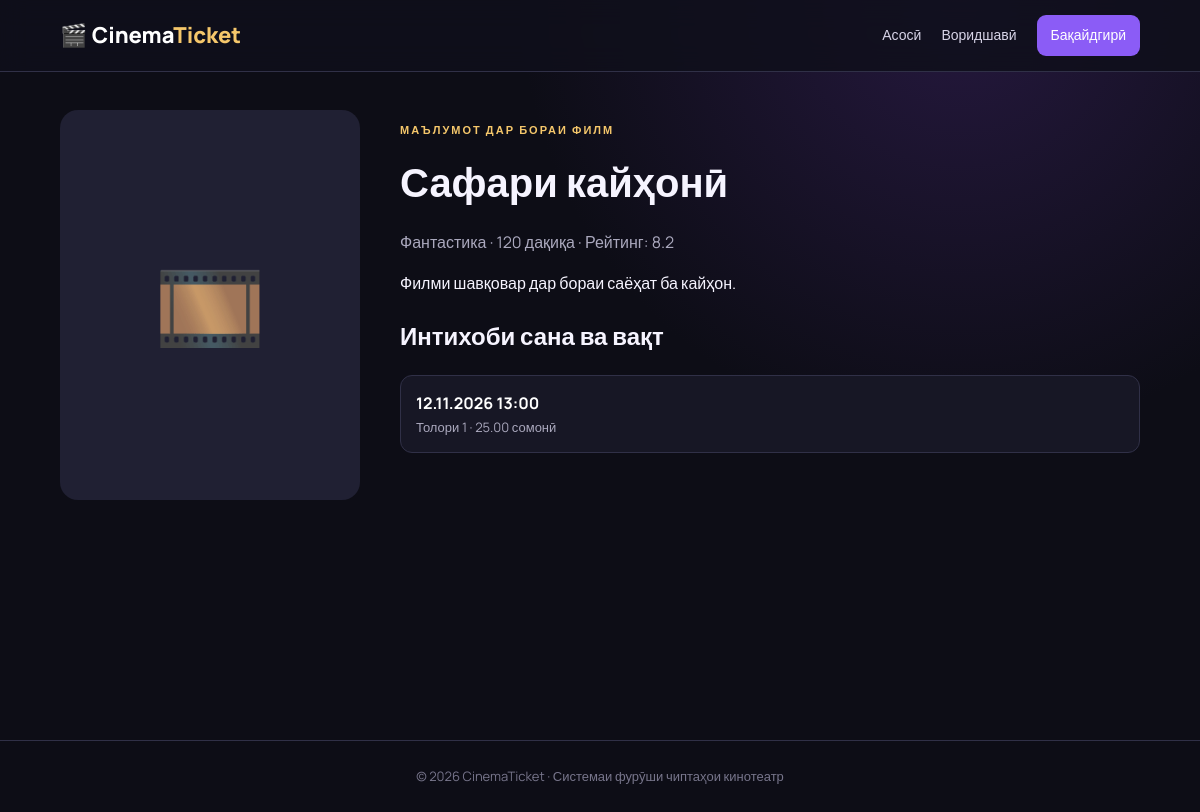
The page /movie.php?id=1 on the database its author committed.
### tables this page shows
CREATE TABLE movies (
 id INT AUTO_INCREMENT PRIMARY KEY,
 title VARCHAR(180) NOT NULL,
 genre VARCHAR(100) NOT NULL,
 duration INT NOT NULL,
 rating VARCHAR(10) NULL,
 poster VARCHAR(500) NULL,
 description TEXT NULL,
 is_active TINYINT(1) NOT NULL DEFAULT 1,
 created_at TIMESTAMP DEFAULT CURRENT_TIMESTAMP
);

CREATE TABLE showtimes (
 id INT AUTO_INCREMENT PRIMARY KEY,
 movie_id INT NOT NULL,
 hall_id INT NOT NULL,
 starts_at DATETIME NOT NULL,
 price DECIMAL(10,2) NOT NULL,
 CONSTRAINT fk_show_movie FOREIGN KEY(movie_id) REFERENCES movies(id),
 CONSTRAINT fk_show_hall FOREIGN KEY(hall_id) REFERENCES halls(id),
 INDEX idx_showtime_date(starts_at)
);

CREATE TABLE halls (
 id INT AUTO_INCREMENT PRIMARY KEY,
 name VARCHAR(80) NOT NULL,
 capacity INT NOT NULL DEFAULT 40
);

### includes/functions.php (called while the page is built, shortened)
<?php
function e($value): string {
    return htmlspecialchars((string)$value, ENT_QUOTES, 'UTF-8');
}

### movie.php (the view, shortened to what this page needs)
<?php
require_once 'config/database.php';
require_once 'includes/functions.php';
$id = filter_input(INPUT_GET, 'id', FILTER_VALIDATE_INT);
$stmt = $pdo->prepare("SELECT * FROM movies WHERE id=? AND is_active=1");
$stmt->execute([$id]);
$movie = $stmt->fetch();
$stmt = $pdo->prepare("SELECT s.*, h.name AS hall_name FROM showtimes s JOIN halls h ON h.id=s.hall_id WHERE s.movie_id=? AND s.starts_at>=NOW() ORDER BY s.starts_at");
$stmt->execute([$id]); $shows = $stmt->fetchAll();
require 'includes/header.php';
?>
<div class="detail-layout">
  <div class="detail-poster"><?php if($movie['poster']): ?><img src="<?=e($movie['poster'])?>" alt="<?=e($movie['title'])?>"><?php else: ?>🎞️<?php endif; ?></div>
  <div class="detail-content">
    <p class="eyebrow">МАЪЛУМОТ ДАР БОРАИ ФИЛМ</p><h1><?=e($movie['title'])?></h1>
    <p class="muted"><?=e($movie['genre'])?> · <?= (int)$movie['duration']?> дақиқа · Рейтинг: <?=e($movie['rating'] ?: '—')?></p>
    <p><?=nl2br(e($movie['description']))?></p>
    <h2>Интихоби сана ва вақт</h2>
    <div class="show-list">
    <?php foreach($shows as $show): ?>
      <a class="show-option" href="seats.php?showtime_id=<?=(int)$show['id']?>">
        <strong><?=date('d.m.Y H:i', strtotime($show['starts_at']))?></strong>
        <span><?=e($show['hall_name'])?> · <?=number_format((float)$show['price'],2)?> сомонӣ</span>
      </a>
    <?php endforeach; ?>
    </div>
  </div>
</div>
<?php require 'includes/footer.php'; ?>

### assets/css/style.css (style rules this page uses)
:root { --bg:#0d0d16;--panel:#171725;--panel2:#202033;--text:#f6f4ff;--muted:#aaa8bd;--purple:#8b5cf6;--pink:#d946ef;--gold:#f5c76b;--line:#303047 }
* { box-sizing:border-box }
html { scroll-behavior:smooth }
body { margin:0;background:radial-gradient(circle at 80% 0%,#25183e 0,transparent 35%),var(--bg);color:var(--text);font-family:Manrope,Arial,sans-serif;line-height:1.6 }
a { color:#c4a8ff;text-decoration:none }
.eyebrow { font-size:11px;letter-spacing:2px;color:var(--gold);font-weight:800 }
.muted { color:var(--muted) }
.detail-layout { display:grid;grid-template-columns:300px 1fr;gap:40px;align-items:start }
.detail-poster { min-height:390px;border-radius:18px;background:var(--panel2);display:grid;place-items:center;font-size:90px;overflow:hidden }
.detail-content h1 { font-size:40px;margin:5px 0 }
.show-list { display:grid;grid-template-columns:repeat(auto-fit,minmax(220px,1fr));gap:12px }
.show-option { padding:15px;background:var(--panel);border:1px solid var(--line);border-radius:12px;display:flex;flex-direction:column;color:white }
.show-option span { color:var(--muted);font-size:13px }

### rows shown on the page
movies: title "Сафари кайҳонӣ", genre "Фантастика", duration "120", rating "8.2", description "Филми шавқовар дар бораи саёҳат ба кайҳон."
showtimes: starts_at "12.11.2026 13:00", hall.name "Толори 1", price "25.00"
